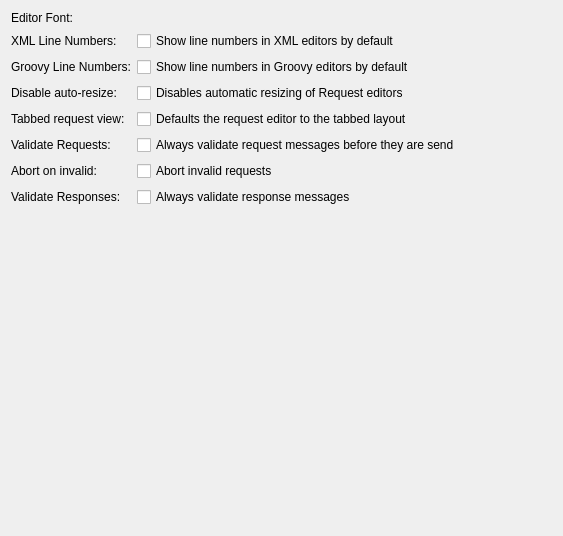
         <widget class="QWidget" name="editorSettingsPageScrollAreaWidgetContents">
          <property name="geometry">
           <rect>
            <x>0</x>
            <y>0</y>
            <width>563</width>
            <height>536</height>
           </rect>
          </property>
          <layout class="QFormLayout" name="editorSettingsFormLayout">
           <property name="labelAlignment">
            <set>Qt::AlignmentFlag::AlignLeading|Qt::AlignmentFlag::AlignLeft|Qt::AlignmentFlag::AlignVCenter</set>
           </property>
           <item row="0" column="0">
            <widget class="QLabel" name="editorFontLabel">
             <property name="text">
              <string>Editor Font:</string>
             </property>
            </widget>
           </item>
           <item row="0" column="1">
            <widget class="KFontRequester" name="editorFontFontRequester"/>
           </item>
           <item row="1" column="0">
            <widget class="QLabel" name="editorXmlLinesLabel">
             <property name="text">
              <string>XML Line Numbers:</string>
             </property>
            </widget>
           </item>
           <item row="1" column="1">
            <widget class="QCheckBox" name="editorXmlLinesCheckBox">
             <property name="text">
              <string>Show line numbers in XML editors by default</string>
             </property>
            </widget>
           </item>
           <item row="2" column="0">
            <widget class="QLabel" name="editorGroovyLinesLabel">
             <property name="text">
              <string>Groovy Line Numbers:</string>
             </property>
            </widget>
           </item>
           <item row="2" column="1">
            <widget class="QCheckBox" name="editorGroovyLinesCheckBox">
             <property name="text">
              <string>Show line numbers in Groovy editors by default</string>
             </property>
            </widget>
           </item>
           <item row="3" column="0">
            <widget class="QLabel" name="editorAutoResizeLabel">
             <property name="text">
              <string>Disable auto-resize:</string>
             </property>
            </widget>
           </item>
           <item row="3" column="1">
            <widget class="QCheckBox" name="editorAutoResizeCheckBox">
             <property name="text">
              <string>Disables automatic resizing of Request editors</string>
             </property>
            </widget>
           </item>
           <item row="4" column="0">
            <widget class="QLabel" name="editorTabbedLabel">
             <property name="text">
              <string>Tabbed request view:</string>
             </property>
            </widget>
           </item>
           <item row="4" column="1">
            <widget class="QCheckBox" name="editorTabbedCheckBox">
             <property name="text">
              <string>Defaults the request editor to the tabbed layout</string>
             </property>
            </widget>
           </item>
           <item row="5" column="0">
            <widget class="QLabel" name="editorValidateRequestLabel">
             <property name="text">
              <string>Validate Requests:</string>
             </property>
            </widget>
           </item>
           <item row="5" column="1">
            <widget class="QCheckBox" name="editorValidateRequestCheckBox">
             <property name="text">
              <string>Always validate request messages before they are send</string>
             </property>
            </widget>
           </item>
           <item row="6" column="0">
            <widget class="QLabel" name="editorAbortInvalidLabel">
             <property name="text">
              <string>Abort on invalid:</string>
             </property>
            </widget>
           </item>
           <item row="6" column="1">
            <widget class="QCheckBox" name="editorAbortInvalidCheckBox">
             <property name="text">
              <string>Abort invalid requests</string>
             </property>
            </widget>
           </item>
           <item row="7" column="0">
            <widget class="QLabel" name="editorValidateResponseLabel">
             <property name="text">
              <string>Validate Responses:</string>
             </property>
            </widget>
           </item>
           <item row="7" column="1">
            <widget class="QCheckBox" name="editorValidateResponseCheckBox">
             <property name="text">
              <string>Always validate response messages</string>
             </property>
            </widget>
           </item>
          </layout>
         </widget>
